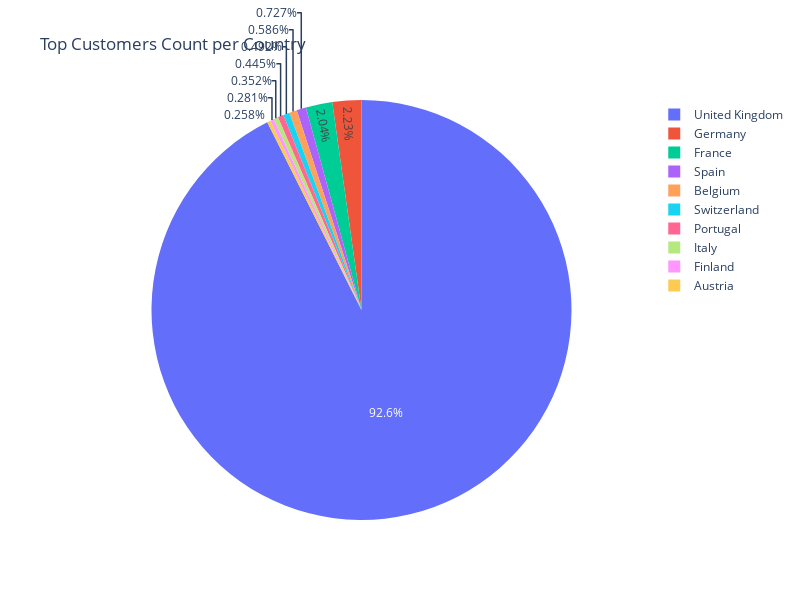

Here is the notebook cell this chart was saved with:
### Code cell
fig = px.pie(selected_customer_per_country, values='CustomerCount', names='Country', title='Top Customers Count per Country', height=600, width=800)
fig.show()

### Figure 1 — Plotly figure (JSON) as saved in the notebook; plotly's stock layout.template omitted (floating-point values rounded to 4 significant figures)
{"data": [{"domain": {"x": [0, 1], "y": [0, 1]}, "hovertemplate": "Country=%{label}<br>CustomerCount=%{value}<extra></extra>", "labels": ["Austria", "Finland", "Italy", "Portugal", "Switzerland", "Belgium", "Spain", "France", "Germany", "United Kingdom"], "legendgroup": "", "name": "", "showlegend": true, "type": "pie", "values": [11, 12, 15, 19, 21, 25, 31, 87, 95, 3950]}], "layout": {"height": 600, "legend": {"tracegroupgap": 0}, "title": {"text": "Top Customers Count per Country"}, "width": 800}}
